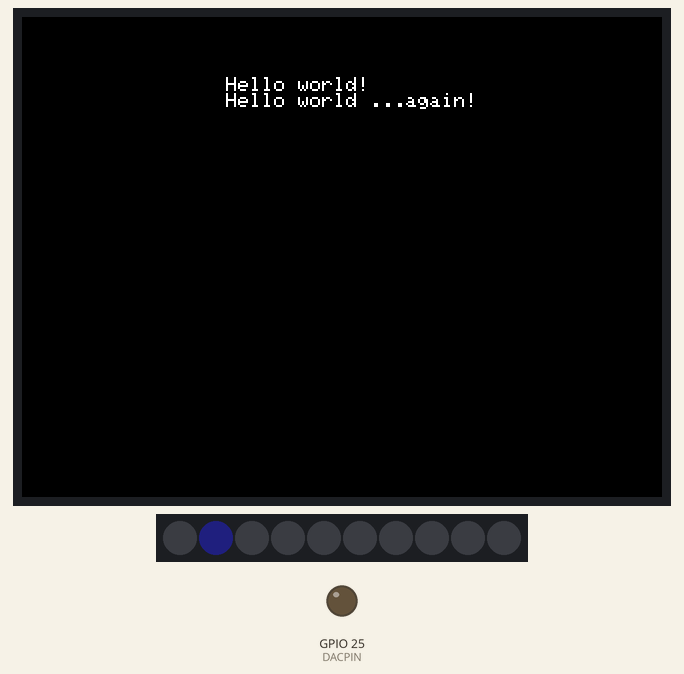
Simulated run of this program. Board: ESP32. Shown: 320×240 colour display, 10 RGB LEDs in strip order, left to right, output pins drawn as LEDs (lit = HIGH). Dim RGB values are drawn brighter than linear; random numbers use the default seed unless the program sets one; what the program prints to the serial monitor is not drawn.

Above: at 0.2 s.
At 2.42 s:
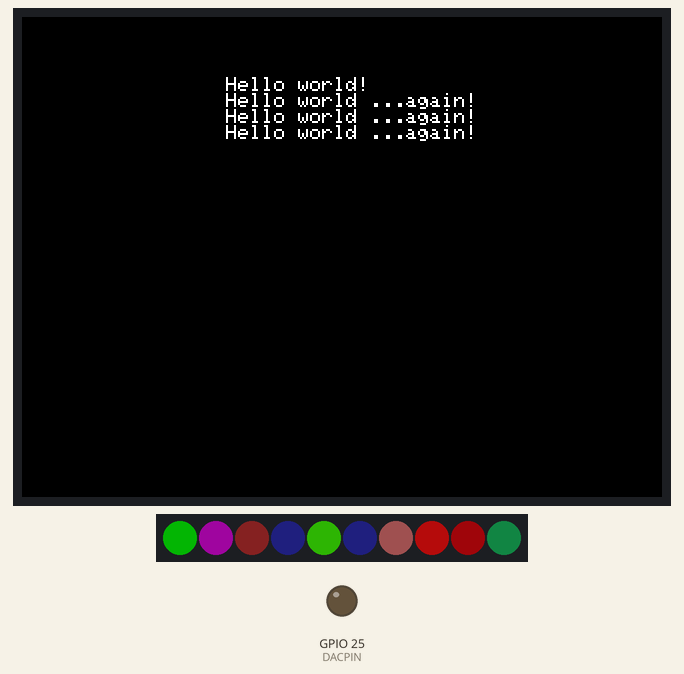
At 4.74 s:
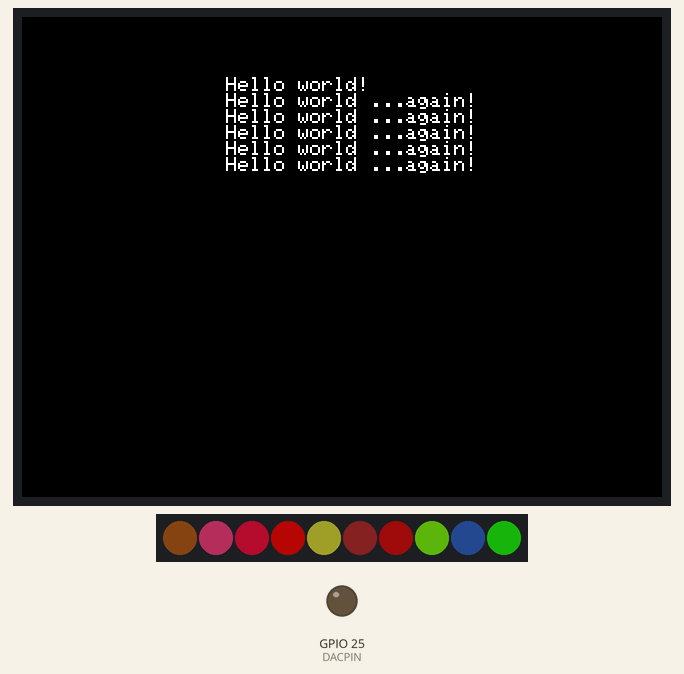
At 9.4 s:
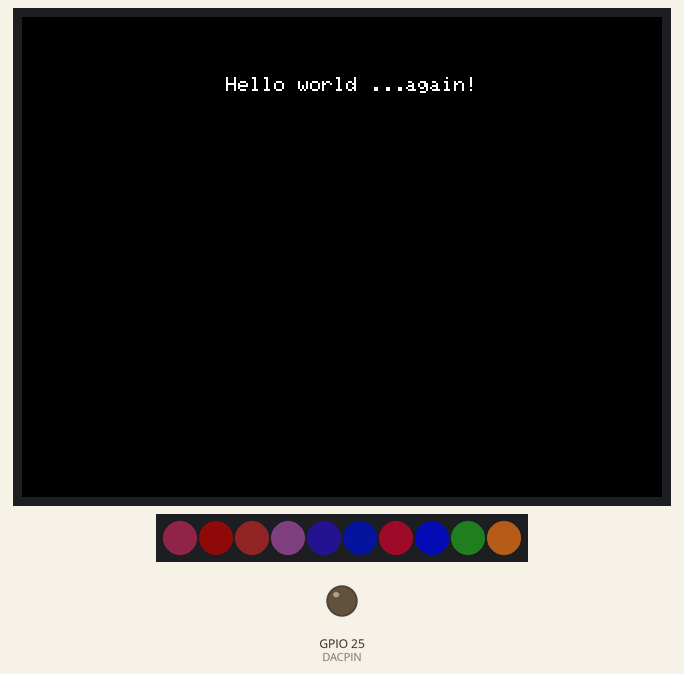
Timing chart, 0 to 10.7 s (numbered marks = the images above):
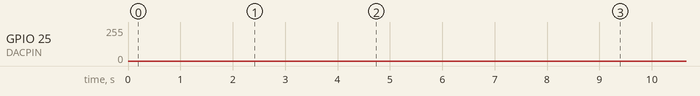

The program:

main.cpp
```cpp
// Group 1
// Solmaz Hashemzadeh
// Jonathan Combs
#include <Arduino.h>
#include <M5Stack.h>
#include <Adafruit_NeoPixel.h>

// LED stuff
#define M5STACK_FIRE_NEO_NUM_LEDS 10
#define M5STACK_FIRE_NEO_DATA_PIN 15

Adafruit_NeoPixel pixels = Adafruit_NeoPixel(M5STACK_FIRE_NEO_NUM_LEDS, M5STACK_FIRE_NEO_DATA_PIN, NEO_GRB + NEO_KHZ800);

//Sound stuff
#define DACPIN 25 // speaker DAC, only 8 Bit

#define SAMPLINGFREQUENCY 44100
#define NUMBEROFSAMPLES   SAMPLINGFREQUENCY * 1 // play 1 second

#define DAC_MAX_AMPLITUDE 127/20 // max value is 127, but it is too loud

#define AUDIOBUFFERLENGTH NUMBEROFSAMPLES

uint8_t AudioBuffer[AUDIOBUFFERLENGTH];


void setup() {
  // sound stuff
  const float   frequency = 440;
  const float   amplitude = DAC_MAX_AMPLITUDE;

  // store sine wave in buffer
  for (int n = 0; n < NUMBEROFSAMPLES; n++)
  {
    int16_t sineWaveSignal = ( sin( 2 * PI * frequency / SAMPLINGFREQUENCY * n )) * amplitude;
    AudioBuffer[n] = sineWaveSignal+135;
  }

  // m5 and LED setup
  Serial.begin(115200); // Sets the serial speed
  M5.begin();
  pixels.begin();
  M5.Lcd.setCursor(0, 30);
  M5.Lcd.println("                 Hello world!");
  Serial.println("Setup is now done!");
}

int i = 10;
void loop() {
  // put your main code here, to run repeatedly:
  if(i == 1){
    uint32_t start = micros();
    for (int n = 0; n < NUMBEROFSAMPLES; n++){
      // wait for next sample
      while (start + ( 1000000UL / SAMPLINGFREQUENCY) > micros() );
      start = micros();

      dacWrite(DACPIN, AudioBuffer[n]);
    }
  }
  dacWrite(DACPIN, 0);

  if (i%10 == 0){
    if(i > 99){
      i = 0;
      M5.Lcd.fillScreen(BLACK);
      M5.Lcd.setCursor(0, 30);
    }
    M5.Lcd.println("                 Hello world ...again!");
    Serial.print(i);
    Serial.println(" is i's value now, and we just printed hello world again...");
  }
  i++;


  static int pixelNumber=0;// = random(0, M5STACK_FIRE_NEO_NUM_LEDS - 1);
  pixelNumber++;
  if(pixelNumber>9)pixelNumber=0;
  int r = 1<<random(0, 7);
  int g = 1<<random(0, 7);
  int b = 1<<random(0, 7);

  pixels.setPixelColor(pixelNumber, pixels.Color(r, g, b));
  pixels.show();

  delay(100);

}
```
